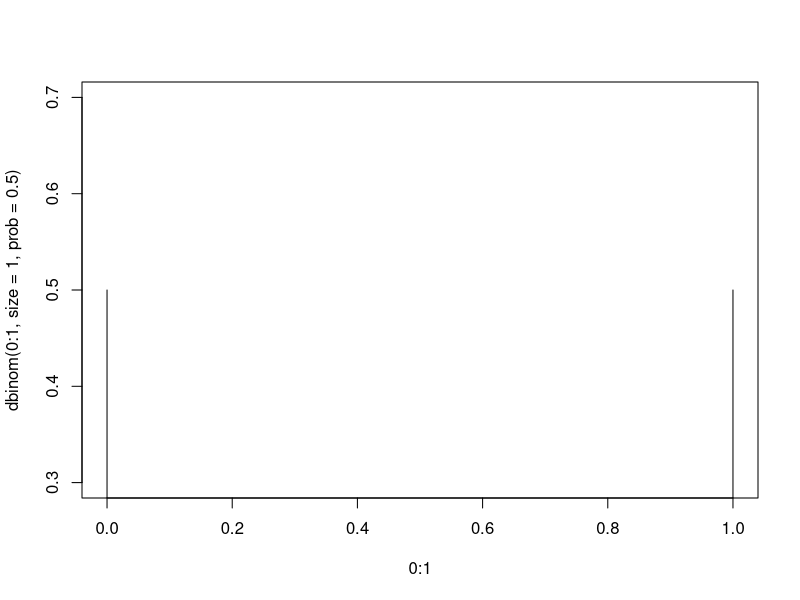
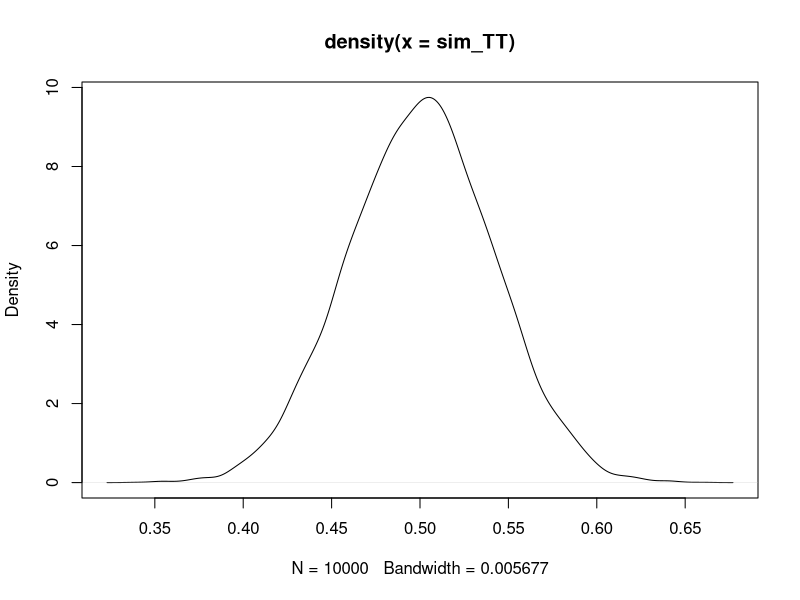

The R source for these figures, in order:
# Population of outcomes
plot(x=0:1, y = dbinom(0:1,size = 1, prob = 0.5),type="h")

# Sampling distribution of outcomes
sim_TT <- NULL

i = 10000

while (i > 0) {
  n <- 150
  p <- 0.5
  sim_TT <- c(sim_TT, mean(rbinom(n,size = 1,prob=p)))
  i = i - 1
}

plot(density(sim_TT))

## Exact test
## p values, by sampling distribution of outcomes
1 - sum(sim_TT < (70/150) )/length(sim_TT)  ## p value of correct
1 - sum(sim_TT < (80/150) )/length(sim_TT)  ## p value of incorrect

